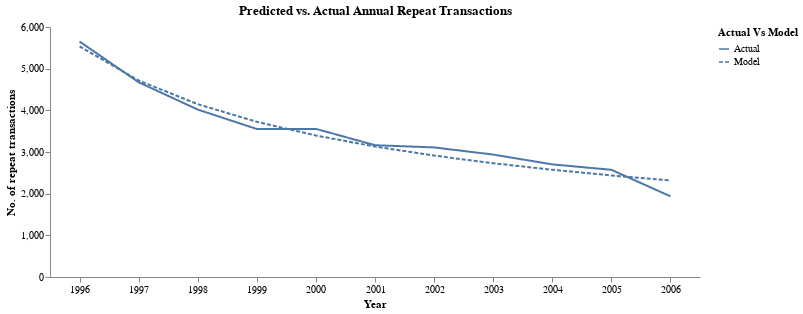

Notebook code cell kept with this figure:
### Markdown cell above
### Tracking Plots

### Code cell
act_yearly_repeat = data.data.select(pl.col('*').exclude('ID', '1995')).sum().collect().to_numpy()
act_cum_repeat = act_yearly_repeat.cumsum()

A1 = alpha / (alpha + beta)
A2 = 1/(gamma-1)
n_trans = np.arange(1, len(years))
A3 = np.exp(gammaln(delta+n_trans+1)+gammaln(gamma+delta)-gammaln(delta)-gammaln(gamma+delta+n_trans))
E_X_n = A1 * (delta*A2-A2*A3)

est_cum_repeat = np.sum(rfm_array_calib[:,3]) * E_X_n
est_yearly_repeat = np.diff(est_cum_repeat, prepend=0)

yearly_repeat = pl.DataFrame({'Year': years[1:], 'Actual': act_yearly_repeat.flatten(), 'Model': est_yearly_repeat.flatten()})
yearly_repeat = yearly_repeat.unpivot(on=['Actual', 'Model'], index='Year', variable_name='Actual Vs Model', value_name='Repeat Trans')
cum_repeat = pl.DataFrame({'Year': years[1:], 'Actual': act_cum_repeat.flatten(), 'Model': est_cum_repeat.flatten()})
cum_repeat = cum_repeat.unpivot(on=['Actual', 'Model'], index='Year', variable_name='Actual Vs Model', value_name='Repeat Trans')

(
    alt.Chart(yearly_repeat).mark_line().encode(
        x=alt.X('Year', axis=alt.Axis(labelAngle=0)),
        y=alt.Y('Repeat Trans', title='No. of repeat transactions'),
        strokeDash='Actual Vs Model'
    ).properties(
            width=650,
            height=250,
            title='Predicted vs. Actual Annual Repeat Transactions'
    ).configure_view(stroke=None).configure_axisY(grid=False).configure_axisX(grid=False)  
)

### Figure 1 — Vega-Lite specification as saved in the notebook (floating-point values rounded to 4 significant figures)
{"$schema": "https://vega.github.io/schema/vega-lite/v5.20.1.json", "config": {"axisX": {"grid": false}, "axisY": {"grid": false}, "view": {"continuousHeight": 300, "continuousWidth": 300, "stroke": null}}, "data": {"name": "data-73548abeea21f05edc291506572dd300"}, "datasets": {"data-73548abeea21f05edc291506572dd300": [{"Actual Vs Model": "Actual", "Repeat Trans": 5652, "Year": "1996"}, {"Actual Vs Model": "Actual", "Repeat Trans": 4674, "Year": "1997"}, {"Actual Vs Model": "Actual", "Repeat Trans": 4019, "Year": "1998"}, {"Actual Vs Model": "Actual", "Repeat Trans": 3552, "Year": "1999"}, {"Actual Vs Model": "Actual", "Repeat Trans": 3555, "Year": "2000"}, {"Actual Vs Model": "Actual", "Repeat Trans": 3163, "Year": "2001"}, {"Actual Vs Model": "Actual", "Repeat Trans": 3110, "Year": "2002"}, {"Actual Vs Model": "Actual", "Repeat Trans": 2938, "Year": "2003"}, {"Actual Vs Model": "Actual", "Repeat Trans": 2703, "Year": "2004"}, {"Actual Vs Model": "Actual", "Repeat Trans": 2573, "Year": "2005"}, {"Actual Vs Model": "Actual", "Repeat Trans": 1936, "Year": "2006"}, {"Actual Vs Model": "Model", "Repeat Trans": 5536.0, "Year": "1996"}, {"Actual Vs Model": "Model", "Repeat Trans": 4717.0, "Year": "1997"}, {"Actual Vs Model": "Model", "Repeat Trans": 4148.0, "Year": "1998"}, {"Actual Vs Model": "Model", "Repeat Trans": 3725.0, "Year": "1999"}, {"Actual Vs Model": "Model", "Repeat Trans": 3396.0, "Year": "2000"}, {"Actual Vs Model": "Model", "Repeat Trans": 3132.0, "Year": "2001"}, {"Actual Vs Model": "Model", "Repeat Trans": 2914.0, "Year": "2002"}, {"Actual Vs Model": "Model", "Repeat Trans": 2731.0, "Year": "2003"}, {"Actual Vs Model": "Model", "Repeat Trans": 2574.0, "Year": "2004"}, {"Actual Vs Model": "Model", "Repeat Trans": 2438.0, "Year": "2005"}, {"Actual Vs Model": "Model", "Repeat Trans": 2319.0, "Year": "2006"}]}, "encoding": {"strokeDash": {"field": "Actual Vs Model", "type": "nominal"}, "x": {"axis": {"labelAngle": 0}, "field": "Year", "type": "nominal"}, "y": {"field": "Repeat Trans", "title": "No. of repeat transactions", "type": "quantitative"}}, "height": 250, "mark": {"type": "line"}, "title": "Predicted vs. Actual Annual Repeat Transactions", "width": 650}
